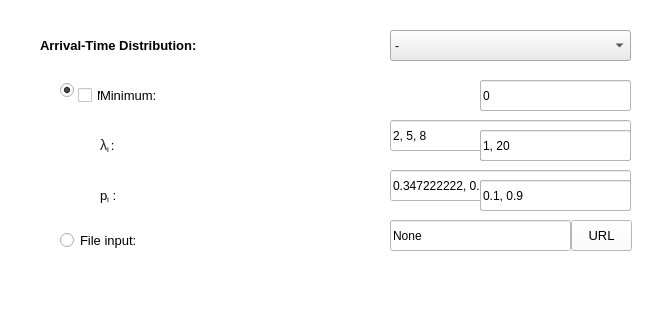
                <widget class="QWidget" name="wid_arrivalTimeDistribution" native="true">
                 <property name="geometry">
                  <rect>
                   <x>0</x>
                   <y>95</y>
                   <width>651</width>
                   <height>320</height>
                  </rect>
                 </property>
                 <property name="sizePolicy">
                  <sizepolicy hsizetype="Preferred" vsizetype="Fixed">
                   <horstretch>0</horstretch>
                   <verstretch>0</verstretch>
                  </sizepolicy>
                 </property>
                 <property name="minimumSize">
                  <size>
                   <width>0</width>
                   <height>320</height>
                  </size>
                 </property>
                 <property name="styleSheet">
                  <string notr="true">background-color: white</string>
                 </property>
                 <widget class="QLabel" name="la_arrivalTimeDistribution">
                  <property name="geometry">
                   <rect>
                    <x>40</x>
                    <y>20</y>
                    <width>231</width>
                    <height>51</height>
                   </rect>
                  </property>
                  <property name="font">
                   <font>
                    <pointsize>10</pointsize>
                    <weight>75</weight>
                    <bold>true</bold>
                   </font>
                  </property>
                  <property name="text">
                   <string>Arrival-Time Distribution:</string>
                  </property>
                 </widget>
                 <widget class="QLineEdit" name="le_inputValuesArrivalTime">
                  <property name="geometry">
                   <rect>
                    <x>390</x>
                    <y>120</y>
                    <width>241</width>
                    <height>31</height>
                   </rect>
                  </property>
                  <property name="text">
                   <string>2, 5, 8</string>
                  </property>
                 </widget>
                 <widget class="QLabel" name="la_probabilitiesArrivalTime">
                  <property name="geometry">
                   <rect>
                    <x>100</x>
                    <y>160</y>
                    <width>131</width>
                    <height>51</height>
                   </rect>
                  </property>
                  <property name="font">
                   <font>
                    <pointsize>10</pointsize>
                   </font>
                  </property>
                  <property name="text">
                   <string>Probabilites:</string>
                  </property>
                 </widget>
                 <widget class="QComboBox" name="cob_arrivalTimeDistribution">
                  <property name="geometry">
                   <rect>
                    <x>390</x>
                    <y>30</y>
                    <width>241</width>
                    <height>31</height>
                   </rect>
                  </property>
                  <property name="palette">
                   <palette>
                    <active>
                     <colorrole role="Button">
                      <brush brushstyle="SolidPattern">
                       <color alpha="255">
                        <red>234</red>
                        <green>234</green>
                        <blue>234</blue>
                       </color>
                      </brush>
                     </colorrole>
                     <colorrole role="Base">
                      <brush brushstyle="SolidPattern">
                       <color alpha="255">
                        <red>234</red>
                        <green>234</green>
                        <blue>234</blue>
                       </color>
                      </brush>
                     </colorrole>
                     <colorrole role="Window">
                      <brush brushstyle="SolidPattern">
                       <color alpha="255">
                        <red>234</red>
                        <green>234</green>
                        <blue>234</blue>
                       </color>
                      </brush>
                     </colorrole>
                    </active>
                    <inactive>
                     <colorrole role="Button">
                      <brush brushstyle="SolidPattern">
                       <color alpha="255">
                        <red>234</red>
                        <green>234</green>
                        <blue>234</blue>
                       </color>
                      </brush>
                     </colorrole>
                     <colorrole role="Base">
                      <brush brushstyle="SolidPattern">
                       <color alpha="255">
                        <red>234</red>
                        <green>234</green>
                        <blue>234</blue>
                       </color>
                      </brush>
                     </colorrole>
                     <colorrole role="Window">
                      <brush brushstyle="SolidPattern">
                       <color alpha="255">
                        <red>234</red>
                        <green>234</green>
                        <blue>234</blue>
                       </color>
                      </brush>
                     </colorrole>
                    </inactive>
                    <disabled>
                     <colorrole role="Button">
                      <brush brushstyle="SolidPattern">
                       <color alpha="255">
                        <red>234</red>
                        <green>234</green>
                        <blue>234</blue>
                       </color>
                      </brush>
                     </colorrole>
                     <colorrole role="Base">
                      <brush brushstyle="SolidPattern">
                       <color alpha="255">
                        <red>234</red>
                        <green>234</green>
                        <blue>234</blue>
                       </color>
                      </brush>
                     </colorrole>
                     <colorrole role="Window">
                      <brush brushstyle="SolidPattern">
                       <color alpha="255">
                        <red>234</red>
                        <green>234</green>
                        <blue>234</blue>
                       </color>
                      </brush>
                     </colorrole>
                    </disabled>
                   </palette>
                  </property>
                  <property name="styleSheet">
                   <string notr="true">background-color:rgb(234, 234, 234)</string>
                  </property>
                  <item>
                   <property name="text">
                    <string>-</string>
                   </property>
                  </item>
                  <item>
                   <property name="text">
                    <string>General independent distribution</string>
                   </property>
                  </item>
                  <item>
                   <property name="text">
                    <string>Exponential distribution</string>
                   </property>
                  </item>
                  <item>
                   <property name="text">
                    <string>K-Erlang distribution</string>
                   </property>
                  </item>
                  <item>
                   <property name="text">
                    <string>Hyperexponential distribution</string>
                   </property>
                  </item>
                  <item>
                   <property name="text">
                    <string>Gamma distribution</string>
                   </property>
                  </item>
                  <item>
                   <property name="text">
                    <string>Uniform distribution</string>
                   </property>
                  </item>
                 </widget>
                 <widget class="QLabel" name="la_inputValuesArrivalTime">
                  <property name="geometry">
                   <rect>
                    <x>100</x>
                    <y>110</y>
                    <width>131</width>
                    <height>51</height>
                   </rect>
                  </property>
                  <property name="font">
                   <font>
                    <pointsize>10</pointsize>
                   </font>
                  </property>
                  <property name="text">
                   <string>Input values:</string>
                  </property>
                 </widget>
                 <widget class="QLineEdit" name="le_probabiliesArrivalTime">
                  <property name="geometry">
                   <rect>
                    <x>390</x>
                    <y>170</y>
                    <width>241</width>
                    <height>31</height>
                   </rect>
                  </property>
                  <property name="text">
                   <string>0.347222222, 0.305555556 ,0.347222222 </string>
                  </property>
                 </widget>
                 <widget class="QLineEdit" name="le_maximumArrivalTime">
                  <property name="geometry">
                   <rect>
                    <x>480</x>
                    <y>80</y>
                    <width>151</width>
                    <height>31</height>
                   </rect>
                  </property>
                  <property name="text">
                   <string>None</string>
                  </property>
                 </widget>
                 <widget class="QRadioButton" name="rb_listInputArrivalTime">
                  <property name="geometry">
                   <rect>
                    <x>60</x>
                    <y>80</y>
                    <width>95</width>
                    <height>20</height>
                   </rect>
                  </property>
                  <property name="font">
                   <font>
                    <pointsize>10</pointsize>
                   </font>
                  </property>
                  <property name="text">
                   <string>List input</string>
                  </property>
                  <property name="checked">
                   <bool>true</bool>
                  </property>
                 </widget>
                 <widget class="QLineEdit" name="le_fileInputArrivalTime">
                  <property name="geometry">
                   <rect>
                    <x>390</x>
                    <y>220</y>
                    <width>181</width>
                    <height>31</height>
                   </rect>
                  </property>
                  <property name="text">
                   <string>None</string>
                  </property>
                 </widget>
                 <widget class="QRadioButton" name="rb_fileInputArrivalTime">
                  <property name="geometry">
                   <rect>
                    <x>60</x>
                    <y>230</y>
                    <width>141</width>
                    <height>20</height>
                   </rect>
                  </property>
                  <property name="font">
                   <font>
                    <pointsize>10</pointsize>
                   </font>
                  </property>
                  <property name="text">
                   <string>File input:</string>
                  </property>
                 </widget>
                 <widget class="QLineEdit" name="le_rateArrivalTime">
                  <property name="geometry">
                   <rect>
                    <x>480</x>
                    <y>130</y>
                    <width>151</width>
                    <height>31</height>
                   </rect>
                  </property>
                  <property name="text">
                   <string>1</string>
                  </property>
                 </widget>
                 <widget class="QLabel" name="la_rateArrivalTime">
                  <property name="geometry">
                   <rect>
                    <x>100</x>
                    <y>120</y>
                    <width>191</width>
                    <height>51</height>
                   </rect>
                  </property>
                  <property name="font">
                   <font>
                    <pointsize>10</pointsize>
                   </font>
                  </property>
                  <property name="text">
                   <string>Rate:</string>
                  </property>
                 </widget>
                 <widget class="QLineEdit" name="le_kArrivalTime">
                  <property name="geometry">
                   <rect>
                    <x>480</x>
                    <y>180</y>
                    <width>151</width>
                    <height>31</height>
                   </rect>
                  </property>
                  <property name="text">
                   <string>5</string>
                  </property>
                 </widget>
                 <widget class="QLabel" name="la_kArrivalTime">
                  <property name="geometry">
                   <rect>
                    <x>100</x>
                    <y>170</y>
                    <width>191</width>
                    <height>51</height>
                   </rect>
                  </property>
                  <property name="font">
                   <font>
                    <pointsize>10</pointsize>
                   </font>
                  </property>
                  <property name="text">
                   <string>K:</string>
                  </property>
                 </widget>
                 <widget class="QPushButton" name="bu_filePath_ArrivalTime">
                  <property name="geometry">
                   <rect>
                    <x>571</x>
                    <y>220</y>
                    <width>61</width>
                    <height>31</height>
                   </rect>
                  </property>
                  <property name="font">
                   <font>
                    <pointsize>10</pointsize>
                   </font>
                  </property>
                  <property name="text">
                   <string>URL</string>
                  </property>
                 </widget>
                 <widget class="QCheckBox" name="cb_maximumArrivalTime">
                  <property name="geometry">
                   <rect>
                    <x>78</x>
                    <y>60</y>
                    <width>221</width>
                    <height>71</height>
                   </rect>
                  </property>
                  <property name="font">
                   <font>
                    <pointsize>10</pointsize>
                   </font>
                  </property>
                  <property name="text">
                   <string>Maximum arrival time:</string>
                  </property>
                 </widget>
                 <widget class="QLabel" name="la_betaArrivalTime">
                  <property name="geometry">
                   <rect>
                    <x>100</x>
                    <y>170</y>
                    <width>191</width>
                    <height>51</height>
                   </rect>
                  </property>
                  <property name="font">
                   <font>
                    <pointsize>10</pointsize>
                   </font>
                  </property>
                  <property name="text">
                   <string>Beta:</string>
                  </property>
                 </widget>
                 <widget class="QLineEdit" name="le_betaArrivalTime">
                  <property name="geometry">
                   <rect>
                    <x>480</x>
                    <y>180</y>
                    <width>151</width>
                    <height>31</height>
                   </rect>
                  </property>
                  <property name="text">
                   <string>5</string>
                  </property>
                 </widget>
                 <widget class="QLineEdit" name="le_alphaArrivalTime">
                  <property name="geometry">
                   <rect>
                    <x>480</x>
                    <y>130</y>
                    <width>151</width>
                    <height>31</height>
                   </rect>
                  </property>
                  <property name="text">
                   <string>1</string>
                  </property>
                 </widget>
                 <widget class="QLabel" name="la_alphaArrivalTime">
                  <property name="geometry">
                   <rect>
                    <x>100</x>
                    <y>120</y>
                    <width>191</width>
                    <height>51</height>
                   </rect>
                  </property>
                  <property name="font">
                   <font>
                    <pointsize>10</pointsize>
                   </font>
                  </property>
                  <property name="text">
                   <string>Alpha:</string>
                  </property>
                 </widget>
                 <widget class="QLabel" name="la_maxArrivalTime">
                  <property name="geometry">
                   <rect>
                    <x>100</x>
                    <y>120</y>
                    <width>191</width>
                    <height>51</height>
                   </rect>
                  </property>
                  <property name="font">
                   <font>
                    <pointsize>10</pointsize>
                   </font>
                  </property>
                  <property name="text">
                   <string>Maximum:</string>
                  </property>
                 </widget>
                 <widget class="QLineEdit" name="le_maxArrivalTime">
                  <property name="geometry">
                   <rect>
                    <x>480</x>
                    <y>130</y>
                    <width>151</width>
                    <height>31</height>
                   </rect>
                  </property>
                  <property name="text">
                   <string>5</string>
                  </property>
                 </widget>
                 <widget class="QLabel" name="la_minArrivalTime">
                  <property name="geometry">
                   <rect>
                    <x>100</x>
                    <y>70</y>
                    <width>191</width>
                    <height>51</height>
                   </rect>
                  </property>
                  <property name="font">
                   <font>
                    <pointsize>10</pointsize>
                   </font>
                  </property>
                  <property name="text">
                   <string>Minimum:</string>
                  </property>
                 </widget>
                 <widget class="QLineEdit" name="le_minArrivalTime">
                  <property name="geometry">
                   <rect>
                    <x>480</x>
                    <y>80</y>
                    <width>151</width>
                    <height>31</height>
                   </rect>
                  </property>
                  <property name="text">
                   <string>0</string>
                  </property>
                 </widget>
                 <widget class="QLabel" name="la_liArrivalTime">
                  <property name="geometry">
                   <rect>
                    <x>100</x>
                    <y>120</y>
                    <width>191</width>
                    <height>51</height>
                   </rect>
                  </property>
                  <property name="font">
                   <font>
                    <pointsize>10</pointsize>
                   </font>
                  </property>
                  <property name="text">
                   <string>&lt;html&gt;&lt;head/&gt;&lt;body&gt;&lt;p&gt;&lt;span style=&quot; font-family:'sans-serif'; font-size:14px; color:#222222; background-color:#ffffff;&quot;&gt;λ&lt;/span&gt;&lt;span style=&quot; vertical-align:sub;&quot;&gt;i &lt;/span&gt;:&lt;/p&gt;&lt;/body&gt;&lt;/html&gt;</string>
                  </property>
                 </widget>
                 <widget class="QLabel" name="la_piArrivalTime">
                  <property name="geometry">
                   <rect>
                    <x>100</x>
                    <y>170</y>
                    <width>191</width>
                    <height>51</height>
                   </rect>
                  </property>
                  <property name="font">
                   <font>
                    <pointsize>10</pointsize>
                   </font>
                  </property>
                  <property name="text">
                   <string>&lt;html&gt;&lt;head/&gt;&lt;body&gt;&lt;p&gt;p&lt;span style=&quot; vertical-align:sub;&quot;&gt;i&lt;/span&gt; :&lt;/p&gt;&lt;/body&gt;&lt;/html&gt;</string>
                  </property>
                 </widget>
                 <widget class="QLineEdit" name="le_liArrivalTime">
                  <property name="geometry">
                   <rect>
                    <x>480</x>
                    <y>130</y>
                    <width>151</width>
                    <height>31</height>
                   </rect>
                  </property>
                  <property name="text">
                   <string>1, 20</string>
                  </property>
                 </widget>
                 <widget class="QLineEdit" name="le_piArrivalTime">
                  <property name="geometry">
                   <rect>
                    <x>480</x>
                    <y>180</y>
                    <width>151</width>
                    <height>31</height>
                   </rect>
                  </property>
                  <property name="text">
                   <string>0.1, 0.9</string>
                  </property>
                 </widget>
                </widget>
